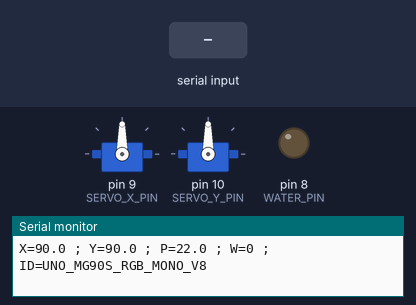
Simulated run of this sketch. Board: Arduino Uno, built with avr-gcc and run on an emulated ATmega328P. On the bench: 2 × servo, output pins drawn as LEDs (lit = HIGH), the last lines printed to the serial monitor. The inputs (shaded band) are chosen by the test bench.

Above: at 1.5 s.
1.6 s: "ZERO\n" received over Serial
At 2.6 s:
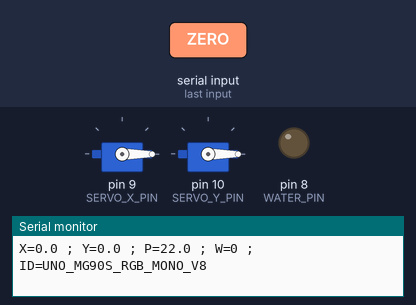
3.1 s: "CENTER\n" received over Serial
At 3.8 s:
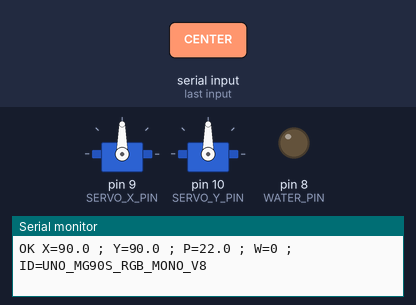
Timing chart, 0 to 6.1 s (numbered marks = the images above; inputs shaded):
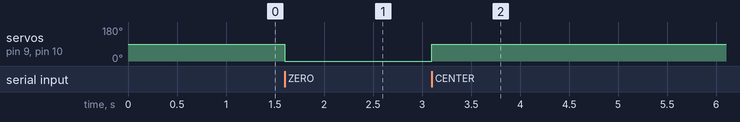

Measured:
- after the input at 1.6 s, servo on pin 9 (SERVO_X_PIN), servo on pin 10 (SERVO_Y_PIN): 90° → 0° at once
- after the input at 3.1 s, servo on pin 9 (SERVO_X_PIN), servo on pin 10 (SERVO_Y_PIN): 0° → 90° at once

The sketch:

blaze_fire_monitor_rgb_monocular.ino
```cpp
#include <Servo.h>

/*
  BLAZE - Controle de mira com dois servos MG90S
  Protocolo serial compatível com o notebook de referência:
    X90.0,Y85.5,P22.0,W0
*/

Servo servoX;
Servo servoY;

const int SERVO_X_PIN = 9;
const int SERVO_Y_PIN = 10;
const int WATER_PIN = 8;
const float SERVO_MIN = 0.0;
const float SERVO_MAX = 180.0;
const char* BLAZE_ID = "UNO_MG90S_RGB_MONO_V8";

float currentX = 90.0;
float currentY = 90.0;
float currentP = 22.0;
bool waterOn = false;
String buffer = "";
unsigned long lastStatusMillis = 0;
const unsigned long STATUS_INTERVAL_MS = 2000;
const unsigned long WATER_TIMEOUT_MS = 1000;
unsigned long lastCommandMillis = 0;

float clampFloat(float value, float minValue, float maxValue) {
  if (value < minValue) return minValue;
  if (value > maxValue) return maxValue;
  return value;
}

void applyServoAngles(float x, float y) {
  currentX = clampFloat(x, SERVO_MIN, SERVO_MAX);
  currentY = clampFloat(y, SERVO_MIN, SERVO_MAX);
  servoX.write((int)round(currentX));
  servoY.write((int)round(currentY));
}

void applyWater(bool state) {
  waterOn = state;
  digitalWrite(WATER_PIN, waterOn ? HIGH : LOW);
}

void printStatusLine() {
  Serial.print("X="); Serial.print(currentX, 1);
  Serial.print(" ; Y="); Serial.print(currentY, 1);
  Serial.print(" ; P="); Serial.print(currentP, 1);
  Serial.print(" ; W="); Serial.print(waterOn ? 1 : 0);
  Serial.print(" ; ID="); Serial.println(BLAZE_ID);
}

void printOk() {
  Serial.print("OK ");
  printStatusLine();
}

String valueUntilCommaOrEnd(String cmd, int startIndex) {
  int comma = cmd.indexOf(',', startIndex);
  if (comma < 0) return cmd.substring(startIndex);
  return cmd.substring(startIndex, comma);
}

bool parseCommand(String cmd) {
  cmd.trim();
  if (cmd.length() == 0) return true;

  if (cmd == "PING") { Serial.print("BLAZE_OK "); Serial.println(BLAZE_ID); return true; }
  if (cmd == "ID?") { Serial.print("BLAZE_ID "); Serial.println(BLAZE_ID); return true; }
  if (cmd == "STATUS?") { printStatusLine(); return true; }
  if (cmd == "ZERO") { applyServoAngles(0.0, 0.0); applyWater(false); printOk(); return true; }
  if (cmd == "CENTER") { applyServoAngles(90.0, 90.0); applyWater(false); printOk(); return true; }

  int wIndex = cmd.indexOf('W');
  if (wIndex >= 0) {
    String wStr = valueUntilCommaOrEnd(cmd, wIndex + 1);
    applyWater(wStr.toInt() == 1);
  }

  int xIndex = cmd.indexOf('X');
  int yIndex = cmd.indexOf('Y');
  int pIndex = cmd.indexOf('P');

  if (xIndex >= 0 && yIndex >= 0) {
    String xStr = valueUntilCommaOrEnd(cmd, xIndex + 1);
    String yStr = valueUntilCommaOrEnd(cmd, yIndex + 1);
    applyServoAngles(xStr.toFloat(), yStr.toFloat());
  }

  if (pIndex >= 0) {
    String pStr = valueUntilCommaOrEnd(cmd, pIndex + 1);
    currentP = pStr.toFloat();
  }

  if (xIndex >= 0 || yIndex >= 0 || pIndex >= 0 || wIndex >= 0) {
    lastCommandMillis = millis();
    printOk();
    return true;
  }
  return false;
}

void setup() {
  Serial.begin(115200);
  servoX.attach(SERVO_X_PIN);
  servoY.attach(SERVO_Y_PIN);
  pinMode(WATER_PIN, OUTPUT);
  applyWater(false);
  applyServoAngles(90.0, 90.0);
  delay(300);
  Serial.println("BLAZE Arduino pronto.");
  Serial.print("ID="); Serial.println(BLAZE_ID);
  Serial.println("Baud=115200");
  Serial.println("Comandos: PING, ID?, STATUS?, ZERO, CENTER, X90.0,Y85.5,P22.0,W0");
  printStatusLine();
  lastStatusMillis = millis();
  lastCommandMillis = millis();
}

void loop() {
  while (Serial.available() > 0) {
    char c = (char)Serial.read();
    if (c == '\n' || c == '\r') {
      if (buffer.length() > 0) {
        bool ok = parseCommand(buffer);
        if (!ok) { Serial.print("ERRO comando: "); Serial.println(buffer); }
        buffer = "";
      }
    } else {
      buffer += c;
      if (buffer.length() > 100) { buffer = ""; Serial.println("ERRO buffer serial muito longo."); }
    }
  }

  if (waterOn && millis() - lastCommandMillis > WATER_TIMEOUT_MS) {
    applyWater(false);
  }

  if (millis() - lastStatusMillis >= STATUS_INTERVAL_MS) {
    printStatusLine();
    lastStatusMillis = millis();
  }
}
```
